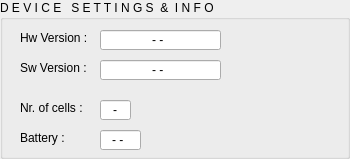
         <widget class="QGroupBox" name="groupTerminal">
          <property name="sizePolicy">
           <sizepolicy hsizetype="Fixed" vsizetype="Preferred">
            <horstretch>0</horstretch>
            <verstretch>0</verstretch>
           </sizepolicy>
          </property>
          <property name="minimumSize">
           <size>
            <width>350</width>
            <height>0</height>
           </size>
          </property>
          <property name="autoFillBackground">
           <bool>false</bool>
          </property>
          <property name="title">
           <string>D E V I C E   S E T T I N G S  &amp;&amp;  I N F O</string>
          </property>
          <widget class="QLabel" name="label">
           <property name="geometry">
            <rect>
             <x>20</x>
             <y>100</y>
             <width>91</width>
             <height>16</height>
            </rect>
           </property>
           <property name="font">
            <font>
             <pointsize>9</pointsize>
            </font>
           </property>
           <property name="text">
            <string>Nr. of cells :</string>
           </property>
          </widget>
          <widget class="QLabel" name="label_2">
           <property name="geometry">
            <rect>
             <x>20</x>
             <y>130</y>
             <width>91</width>
             <height>16</height>
            </rect>
           </property>
           <property name="font">
            <font>
             <pointsize>9</pointsize>
            </font>
           </property>
           <property name="text">
            <string>Battery :</string>
           </property>
          </widget>
          <widget class="QLineEdit" name="lineCells">
           <property name="enabled">
            <bool>true</bool>
           </property>
           <property name="geometry">
            <rect>
             <x>100</x>
             <y>100</y>
             <width>31</width>
             <height>20</height>
            </rect>
           </property>
           <property name="layoutDirection">
            <enum>Qt::LeftToRight</enum>
           </property>
           <property name="text">
            <string>-</string>
           </property>
           <property name="alignment">
            <set>Qt::AlignCenter</set>
           </property>
           <property name="readOnly">
            <bool>true</bool>
           </property>
          </widget>
          <widget class="QLineEdit" name="lineBattery">
           <property name="geometry">
            <rect>
             <x>100</x>
             <y>130</y>
             <width>41</width>
             <height>20</height>
            </rect>
           </property>
           <property name="layoutDirection">
            <enum>Qt::LeftToRight</enum>
           </property>
           <property name="text">
            <string>- - </string>
           </property>
           <property name="alignment">
            <set>Qt::AlignCenter</set>
           </property>
           <property name="readOnly">
            <bool>true</bool>
           </property>
          </widget>
          <widget class="QLabel" name="label_32">
           <property name="geometry">
            <rect>
             <x>20</x>
             <y>30</y>
             <width>91</width>
             <height>16</height>
            </rect>
           </property>
           <property name="font">
            <font>
             <pointsize>9</pointsize>
            </font>
           </property>
           <property name="text">
            <string>Hw Version :</string>
           </property>
          </widget>
          <widget class="QLineEdit" name="lineHwVersion">
           <property name="geometry">
            <rect>
             <x>100</x>
             <y>30</y>
             <width>121</width>
             <height>20</height>
            </rect>
           </property>
           <property name="layoutDirection">
            <enum>Qt::LeftToRight</enum>
           </property>
           <property name="text">
            <string>- - </string>
           </property>
           <property name="alignment">
            <set>Qt::AlignCenter</set>
           </property>
           <property name="readOnly">
            <bool>true</bool>
           </property>
          </widget>
          <widget class="QLineEdit" name="lineSwVersion">
           <property name="geometry">
            <rect>
             <x>100</x>
             <y>60</y>
             <width>121</width>
             <height>20</height>
            </rect>
           </property>
           <property name="layoutDirection">
            <enum>Qt::LeftToRight</enum>
           </property>
           <property name="text">
            <string>- - </string>
           </property>
           <property name="alignment">
            <set>Qt::AlignCenter</set>
           </property>
           <property name="readOnly">
            <bool>true</bool>
           </property>
          </widget>
          <widget class="QLabel" name="label_33">
           <property name="geometry">
            <rect>
             <x>20</x>
             <y>60</y>
             <width>91</width>
             <height>16</height>
            </rect>
           </property>
           <property name="font">
            <font>
             <pointsize>9</pointsize>
            </font>
           </property>
           <property name="text">
            <string>Sw Version :</string>
           </property>
          </widget>
         </widget>
